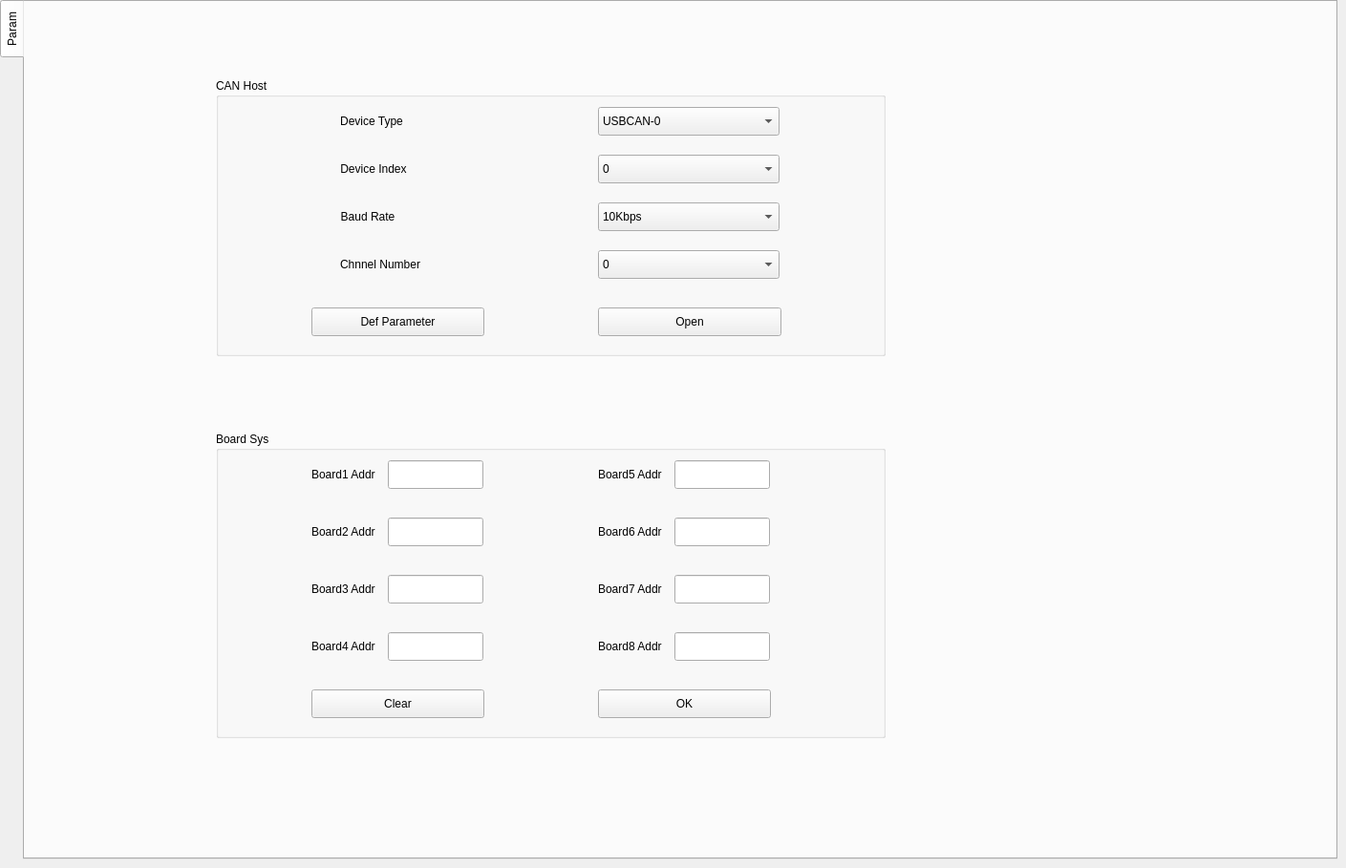
    <widget class="QWidget" name="tabCanParam">
     <attribute name="title">
      <string>Setup</string>
     </attribute>
     <widget class="QTabWidget" name="tabWidget_3">
      <property name="geometry">
       <rect>
        <x>0</x>
        <y>0</y>
        <width>1400</width>
        <height>900</height>
       </rect>
      </property>
      <property name="tabPosition">
       <enum>QTabWidget::West</enum>
      </property>
      <property name="currentIndex">
       <number>0</number>
      </property>
      <widget class="QWidget" name="tab_9">
       <attribute name="title">
        <string>Param</string>
       </attribute>
       <widget class="QGroupBox" name="groupBox_9">
        <property name="geometry">
         <rect>
          <x>200</x>
          <y>80</y>
          <width>701</width>
          <height>291</height>
         </rect>
        </property>
        <property name="styleSheet">
         <string notr="true">font: 10pt &quot;Arial&quot;;</string>
        </property>
        <property name="title">
         <string>CAN Host</string>
        </property>
        <widget class="QPushButton" name="btnDefParam">
         <property name="enabled">
          <bool>true</bool>
         </property>
         <property name="geometry">
          <rect>
           <x>100</x>
           <y>240</y>
           <width>181</width>
           <height>30</height>
          </rect>
         </property>
         <property name="styleSheet">
          <string notr="true">font: 10pt &quot;Arial&quot;;</string>
         </property>
         <property name="text">
          <string>Def Parameter</string>
         </property>
        </widget>
        <widget class="QComboBox" name="baundRate">
         <property name="geometry">
          <rect>
           <x>400</x>
           <y>130</y>
           <width>190</width>
           <height>30</height>
          </rect>
         </property>
         <property name="styleSheet">
          <string notr="true">font: 10pt &quot;Arial&quot;;</string>
         </property>
         <item>
          <property name="text">
           <string>10Kbps</string>
          </property>
         </item>
         <item>
          <property name="text">
           <string>20Kbps</string>
          </property>
         </item>
         <item>
          <property name="text">
           <string>40Kbps</string>
          </property>
         </item>
         <item>
          <property name="text">
           <string>50Kbps</string>
          </property>
         </item>
         <item>
          <property name="text">
           <string>80Kbps</string>
          </property>
         </item>
         <item>
          <property name="text">
           <string>100Kbps</string>
          </property>
         </item>
         <item>
          <property name="text">
           <string>125Kbps</string>
          </property>
         </item>
         <item>
          <property name="text">
           <string>200Kbps</string>
          </property>
         </item>
         <item>
          <property name="text">
           <string>250Kbps</string>
          </property>
         </item>
         <item>
          <property name="text">
           <string>400Kbps</string>
          </property>
         </item>
         <item>
          <property name="text">
           <string>500Kbps</string>
          </property>
         </item>
         <item>
          <property name="text">
           <string>666Kbps</string>
          </property>
         </item>
         <item>
          <property name="text">
           <string>800Kbps</string>
          </property>
         </item>
         <item>
          <property name="text">
           <string>1000Kbps</string>
          </property>
         </item>
         <item>
          <property name="text">
           <string>33.33Kbps</string>
          </property>
         </item>
         <item>
          <property name="text">
           <string>66.66Kbps</string>
          </property>
         </item>
         <item>
          <property name="text">
           <string>83.33Kbps</string>
          </property>
         </item>
        </widget>
        <widget class="QLabel" name="labelChnNum">
         <property name="geometry">
          <rect>
           <x>97</x>
           <y>180</y>
           <width>150</width>
           <height>30</height>
          </rect>
         </property>
         <property name="styleSheet">
          <string notr="true">font: 10pt &quot;Arial&quot;;</string>
         </property>
         <property name="text">
          <string>Chnnel Number</string>
         </property>
         <property name="alignment">
          <set>Qt::AlignCenter</set>
         </property>
        </widget>
        <widget class="QLabel" name="labelDevIndex">
         <property name="geometry">
          <rect>
           <x>90</x>
           <y>80</y>
           <width>150</width>
           <height>30</height>
          </rect>
         </property>
         <property name="styleSheet">
          <string notr="true">font: 10pt &quot;Arial&quot;;</string>
         </property>
         <property name="text">
          <string>Device Index</string>
         </property>
         <property name="alignment">
          <set>Qt::AlignCenter</set>
         </property>
        </widget>
        <widget class="QLabel" name="labelBaudRate">
         <property name="geometry">
          <rect>
           <x>84</x>
           <y>130</y>
           <width>150</width>
           <height>30</height>
          </rect>
         </property>
         <property name="sizePolicy">
          <sizepolicy hsizetype="Preferred" vsizetype="Fixed">
           <horstretch>0</horstretch>
           <verstretch>0</verstretch>
          </sizepolicy>
         </property>
         <property name="styleSheet">
          <string notr="true">font: 10pt &quot;Arial&quot;;</string>
         </property>
         <property name="text">
          <string>Baud Rate</string>
         </property>
         <property name="alignment">
          <set>Qt::AlignCenter</set>
         </property>
        </widget>
        <widget class="QComboBox" name="index">
         <property name="geometry">
          <rect>
           <x>400</x>
           <y>80</y>
           <width>190</width>
           <height>30</height>
          </rect>
         </property>
         <property name="styleSheet">
          <string notr="true">font: 10pt &quot;Arial&quot;;</string>
         </property>
         <item>
          <property name="text">
           <string>0</string>
          </property>
         </item>
         <item>
          <property name="text">
           <string>1</string>
          </property>
         </item>
         <item>
          <property name="text">
           <string>2</string>
          </property>
         </item>
         <item>
          <property name="text">
           <string>3</string>
          </property>
         </item>
         <item>
          <property name="text">
           <string>4</string>
          </property>
         </item>
         <item>
          <property name="text">
           <string>5</string>
          </property>
         </item>
         <item>
          <property name="text">
           <string>6</string>
          </property>
         </item>
         <item>
          <property name="text">
           <string>7</string>
          </property>
         </item>
         <item>
          <property name="text">
           <string>8</string>
          </property>
         </item>
         <item>
          <property name="text">
           <string>9</string>
          </property>
         </item>
         <item>
          <property name="text">
           <string>10</string>
          </property>
         </item>
         <item>
          <property name="text">
           <string>11</string>
          </property>
         </item>
         <item>
          <property name="text">
           <string>12</string>
          </property>
         </item>
         <item>
          <property name="text">
           <string>13</string>
          </property>
         </item>
        </widget>
        <widget class="QComboBox" name="CANType">
         <property name="enabled">
          <bool>true</bool>
         </property>
         <property name="geometry">
          <rect>
           <x>400</x>
           <y>30</y>
           <width>190</width>
           <height>30</height>
          </rect>
         </property>
         <property name="styleSheet">
          <string notr="true">font: 10pt &quot;Arial&quot;;</string>
         </property>
         <property name="iconSize">
          <size>
           <width>30</width>
           <height>30</height>
          </size>
         </property>
         <item>
          <property name="text">
           <string>USBCAN-0</string>
          </property>
         </item>
         <item>
          <property name="text">
           <string>USBCAN-1</string>
          </property>
         </item>
         <item>
          <property name="text">
           <string>USBCAN-2</string>
          </property>
         </item>
         <item>
          <property name="text">
           <string>USBCAN-3</string>
          </property>
         </item>
         <item>
          <property name="text">
           <string>CANalyst-II</string>
          </property>
         </item>
        </widget>
        <widget class="QPushButton" name="btnFinish">
         <property name="enabled">
          <bool>true</bool>
         </property>
         <property name="geometry">
          <rect>
           <x>400</x>
           <y>240</y>
           <width>192</width>
           <height>30</height>
          </rect>
         </property>
         <property name="styleSheet">
          <string notr="true">font: 10pt &quot;Arial&quot;;</string>
         </property>
         <property name="text">
          <string>Open</string>
         </property>
        </widget>
        <widget class="QComboBox" name="CANCom">
         <property name="geometry">
          <rect>
           <x>400</x>
           <y>180</y>
           <width>190</width>
           <height>30</height>
          </rect>
         </property>
         <property name="styleSheet">
          <string notr="true">font: 10pt &quot;Arial&quot;;</string>
         </property>
         <item>
          <property name="text">
           <string>0</string>
          </property>
         </item>
         <item>
          <property name="text">
           <string>1</string>
          </property>
         </item>
        </widget>
        <widget class="QLabel" name="labelDevType">
         <property name="geometry">
          <rect>
           <x>88</x>
           <y>30</y>
           <width>150</width>
           <height>30</height>
          </rect>
         </property>
         <property name="styleSheet">
          <string notr="true">font: 10pt &quot;Arial&quot;;</string>
         </property>
         <property name="text">
          <string>Device Type</string>
         </property>
         <property name="alignment">
          <set>Qt::AlignCenter</set>
         </property>
        </widget>
       </widget>
       <widget class="QGroupBox" name="groupBox_10">
        <property name="geometry">
         <rect>
          <x>200</x>
          <y>450</y>
          <width>701</width>
          <height>321</height>
         </rect>
        </property>
        <property name="styleSheet">
         <string notr="true">font: 10pt &quot;Arial&quot;;</string>
        </property>
        <property name="title">
         <string>Board Sys</string>
        </property>
        <widget class="QPushButton" name="pushButtonAddrOk">
         <property name="geometry">
          <rect>
           <x>400</x>
           <y>270</y>
           <width>181</width>
           <height>30</height>
          </rect>
         </property>
         <property name="styleSheet">
          <string notr="true">font: 10pt &quot;Arial&quot;;</string>
         </property>
         <property name="text">
          <string>OK</string>
         </property>
        </widget>
        <widget class="QLabel" name="labDevAddrBoard1">
         <property name="geometry">
          <rect>
           <x>100</x>
           <y>30</y>
           <width>120</width>
           <height>30</height>
          </rect>
         </property>
         <property name="styleSheet">
          <string notr="true">font: 10pt &quot;Arial&quot;;</string>
         </property>
         <property name="text">
          <string>Board1 Addr</string>
         </property>
         <property name="alignment">
          <set>Qt::AlignLeading|Qt::AlignLeft|Qt::AlignVCenter</set>
         </property>
        </widget>
        <widget class="QLabel" name="labDevAddrBoard3">
         <property name="geometry">
          <rect>
           <x>100</x>
           <y>150</y>
           <width>120</width>
           <height>30</height>
          </rect>
         </property>
         <property name="styleSheet">
          <string notr="true">font: 10pt &quot;Arial&quot;;</string>
         </property>
         <property name="text">
          <string>Board3 Addr</string>
         </property>
         <property name="alignment">
          <set>Qt::AlignLeading|Qt::AlignLeft|Qt::AlignVCenter</set>
         </property>
        </widget>
        <widget class="QLabel" name="labDevAddrBoard4">
         <property name="geometry">
          <rect>
           <x>100</x>
           <y>210</y>
           <width>120</width>
           <height>30</height>
          </rect>
         </property>
         <property name="styleSheet">
          <string notr="true">font: 10pt &quot;Arial&quot;;</string>
         </property>
         <property name="text">
          <string>Board4 Addr</string>
         </property>
         <property name="alignment">
          <set>Qt::AlignLeading|Qt::AlignLeft|Qt::AlignVCenter</set>
         </property>
        </widget>
        <widget class="QLineEdit" name="lineEditDevAddrBoard3">
         <property name="geometry">
          <rect>
           <x>180</x>
           <y>150</y>
           <width>100</width>
           <height>30</height>
          </rect>
         </property>
        </widget>
        <widget class="QLineEdit" name="lineEditDevAddrBoard8">
         <property name="geometry">
          <rect>
           <x>480</x>
           <y>210</y>
           <width>100</width>
           <height>30</height>
          </rect>
         </property>
        </widget>
        <widget class="QLineEdit" name="lineEditDevAddrBoard7">
         <property name="geometry">
          <rect>
           <x>480</x>
           <y>150</y>
           <width>100</width>
           <height>30</height>
          </rect>
         </property>
        </widget>
        <widget class="QLabel" name="labDevAddrBoard8">
         <property name="geometry">
          <rect>
           <x>400</x>
           <y>210</y>
           <width>120</width>
           <height>30</height>
          </rect>
         </property>
         <property name="styleSheet">
          <string notr="true">font: 10pt &quot;Arial&quot;;</string>
         </property>
         <property name="text">
          <string>Board8 Addr</string>
         </property>
         <property name="alignment">
          <set>Qt::AlignLeading|Qt::AlignLeft|Qt::AlignVCenter</set>
         </property>
        </widget>
        <widget class="QLineEdit" name="lineEditDevAddrBoard4">
         <property name="geometry">
          <rect>
           <x>180</x>
           <y>210</y>
           <width>100</width>
           <height>30</height>
          </rect>
         </property>
        </widget>
        <widget class="QLineEdit" name="lineEditDevAddrBoard6">
         <property name="geometry">
          <rect>
           <x>480</x>
           <y>90</y>
           <width>100</width>
           <height>30</height>
          </rect>
         </property>
        </widget>
        <widget class="QLineEdit" name="lineEditDevAddrBoard2">
         <property name="geometry">
          <rect>
           <x>180</x>
           <y>90</y>
           <width>100</width>
           <height>30</height>
          </rect>
         </property>
        </widget>
        <widget class="QLineEdit" name="lineEditDevAddrBoard1">
         <property name="geometry">
          <rect>
           <x>180</x>
           <y>30</y>
           <width>100</width>
           <height>30</height>
          </rect>
         </property>
        </widget>
        <widget class="QLabel" name="labDevAddrBoard5">
         <property name="geometry">
          <rect>
           <x>400</x>
           <y>30</y>
           <width>120</width>
           <height>30</height>
          </rect>
         </property>
         <property name="styleSheet">
          <string notr="true">font: 10pt &quot;Arial&quot;;</string>
         </property>
         <property name="text">
          <string>Board5 Addr</string>
         </property>
         <property name="alignment">
          <set>Qt::AlignLeading|Qt::AlignLeft|Qt::AlignVCenter</set>
         </property>
        </widget>
        <widget class="QLabel" name="labDevAddrBoard6">
         <property name="geometry">
          <rect>
           <x>400</x>
           <y>90</y>
           <width>120</width>
           <height>30</height>
          </rect>
         </property>
         <property name="styleSheet">
          <string notr="true">font: 10pt &quot;Arial&quot;;</string>
         </property>
         <property name="text">
          <string>Board6 Addr</string>
         </property>
         <property name="alignment">
          <set>Qt::AlignLeading|Qt::AlignLeft|Qt::AlignVCenter</set>
         </property>
        </widget>
        <widget class="QPushButton" name="pushButtonAddrClear">
         <property name="geometry">
          <rect>
           <x>100</x>
           <y>270</y>
           <width>181</width>
           <height>30</height>
          </rect>
         </property>
         <property name="styleSheet">
          <string notr="true">font: 10pt &quot;Arial&quot;;</string>
         </property>
         <property name="text">
          <string>Clear</string>
         </property>
        </widget>
        <widget class="QLabel" name="labDevAddrBoard2">
         <property name="geometry">
          <rect>
           <x>100</x>
           <y>90</y>
           <width>120</width>
           <height>30</height>
          </rect>
         </property>
         <property name="styleSheet">
          <string notr="true">font: 10pt &quot;Arial&quot;;</string>
         </property>
         <property name="text">
          <string>Board2 Addr</string>
         </property>
         <property name="alignment">
          <set>Qt::AlignLeading|Qt::AlignLeft|Qt::AlignVCenter</set>
         </property>
        </widget>
        <widget class="QLineEdit" name="lineEditDevAddrBoard5">
         <property name="geometry">
          <rect>
           <x>480</x>
           <y>30</y>
           <width>100</width>
           <height>30</height>
          </rect>
         </property>
        </widget>
        <widget class="QLabel" name="labDevAddrBoard7">
         <property name="geometry">
          <rect>
           <x>400</x>
           <y>150</y>
           <width>120</width>
           <height>30</height>
          </rect>
         </property>
         <property name="styleSheet">
          <string notr="true">font: 10pt &quot;Arial&quot;;</string>
         </property>
         <property name="text">
          <string>Board7 Addr</string>
         </property>
         <property name="alignment">
          <set>Qt::AlignLeading|Qt::AlignLeft|Qt::AlignVCenter</set>
         </property>
        </widget>
       </widget>
      </widget>
     </widget>
    </widget>
